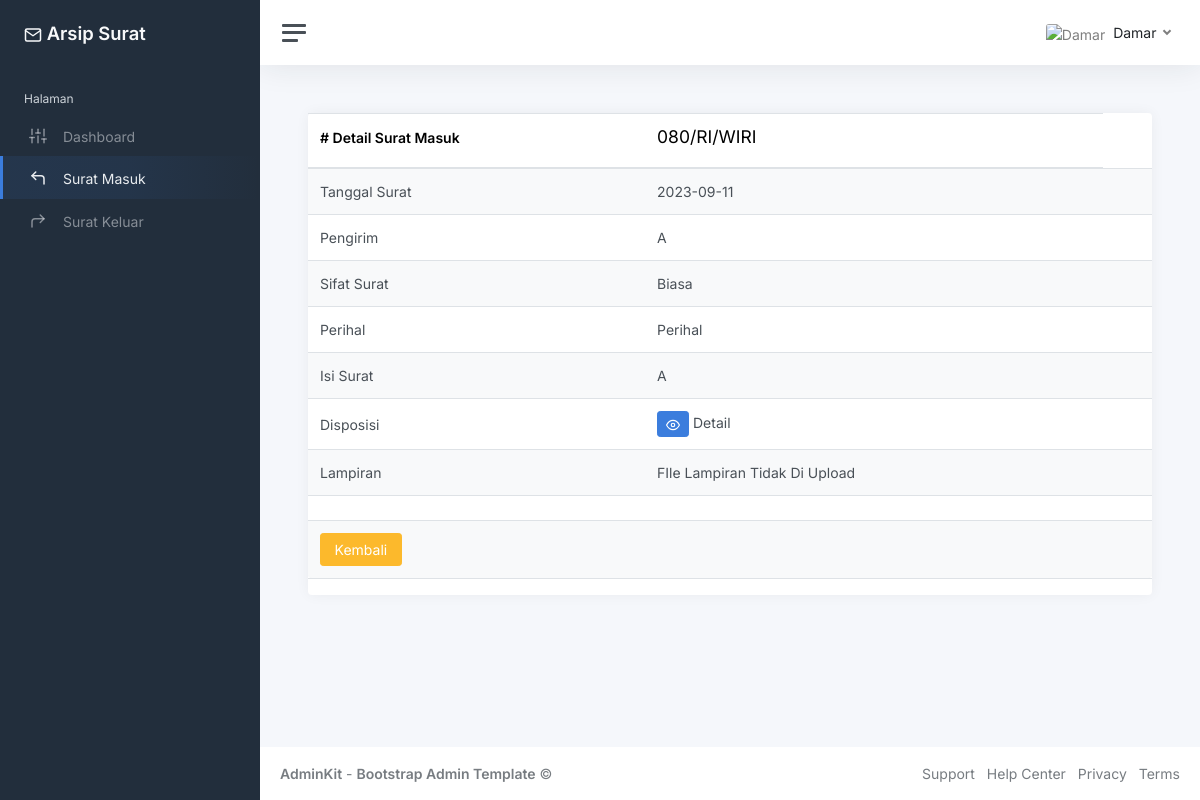
The app's page /index.php?page=detail_surat_masuk&id=5 (signed in) with its own data.
### tables this page shows
CREATE TABLE `surat_masuk` (
  `id_surat_masuk` int(11) NOT NULL,
  `no_surat_masuk` varchar(128) NOT NULL,
  `perihal` varchar(128) NOT NULL,
  `isi_surat` varchar(256) NOT NULL,
  `lampiran` varchar(128) NOT NULL,
  `sifat_surat` varchar(128) NOT NULL,
  `pengirim` varchar(128) NOT NULL,
  `tanggal_surat_masuk` date NOT NULL
);

### detail_surat_masuk.php (the view, shortened to what this page needs)
<div class="row">
	<div class="col-12">
		<div class="card flex-fill">
			<table class="table table-striped">
				<?php
				$id = $_GET['id'];
				$query = mysqli_query($koneksi, "SELECT*FROM surat_masuk WHERE id_surat_masuk='$id'");
				while ($data = mysqli_fetch_array($query)) {
				?>
					<thead>
						<tr>
							<th>
								<h5><span class="label label-inverse pull-right"><strong># Detail Surat Masuk</strong></span></h5>
							</th>
							<th>
								<h4><?php echo $data['no_surat_masuk'] ?></h4>
							</th>
						</tr>
					</thead>
					<tbody>
						<tr>
							<td>Tanggal Surat</td>
							<td><?php echo $data['tanggal_surat_masuk'] ?></td>
							<td></td>
						</tr>
						<tr>
							<td>Pengirim</td>
							<td><?php echo $data['pengirim'] ?></td>
							<td></td>
						</tr>
						<tr>
							<td>Sifat Surat</td>
							<td><?php echo $data['sifat_surat'] ?></td>
							<td></td>
						</tr>
						<tr>
							<td>Perihal</td>
							<td><?php echo $data['perihal'] ?></td>
							<td></td>
						</tr>
						<tr>
							<td>Isi Surat</td>
							<td><?php echo $data['isi_surat'] ?></td>
							<td></td>
						</tr>
						<tr>
							<td>Disposisi</td>
							<td>
								<?php
								$query_cek = mysqli_query($koneksi, "SELECT id_surat_masuk FROM disposisi WHERE id_surat_masuk='$id'");
								$cek_dis = mysqli_fetch_array($query_cek);
								if (empty($cek_dis)) {
								?>
									<button data-bs-toggle="modal" data-bs-target="#tambahdisposisi<?php echo $data['id_surat_masuk'] ?>" class="btn btn-primary btn-sm rounded"><i data-feather="plus"></i></button> Tambah Disposisi
								<?php
								} else {
								?>
									<button data-bs-toggle="modal" data-bs-target="#detaildisposisi<?php echo $data['id_surat_masuk'] ?>" class="btn btn-primary btn-sm rounded"><i data-feather="eye"></i></button> Detail
								<?php
								}
								?>
							</td>
							<td></td>
						</tr>
						<tr>
							<td>Lampiran</td>
							<td><?php if (!empty($data['lampiran'])) {
									echo $data['lampiran'];
								} else {
									echo "FIle Lampiran Tidak Di Upload";
								} ?> </td>
							<td><?php if (!empty($data['lampiran'])) { ?> <a href="download_sm.php?lampiran=<?= $data['lampiran'] ?>" class="btn btn-primary btn-sm rounded">Unduh File</a> <?php } ?></td>
						</tr>
						<tr>
							<td></td>
							<td></td>
							<td></td>
						</tr>
						<tr>
							<td><a href="?page=surat_masuk" class="btn btn-warning">Kembali</a></td>
							<td></td>
							<td></td>
						</tr>
					</tbody>
					<?php
					$disposisi_query = mysqli_query($koneksi, "SELECT * FROM disposisi INNER JOIN surat_masuk ON disposisi.id_surat_masuk=surat_masuk.id_surat_masuk INNER JOIN unit_kerja ON disposisi.id_unit_kerja=unit_kerja.id_unit_kerja");
					while ($disposisi = mysqli_fetch_assoc($disposisi_query)) {
					?>
		</div>
	<?php
					}
	?>
<?php
				}
?>
	</div>
</div>

### records on screen
surat_masuk: no_surat_masuk "080/RI/WIRI", tanggal_surat_masuk "2023-09-11", pengirim "A", sifat_surat "Biasa", perihal "Perihal", isi_surat "A", lampiran "FIle Lampiran Tidak Di Upload"

### other values on screen
$_SESSION['user']['nama_lengkap'] "Damar"
